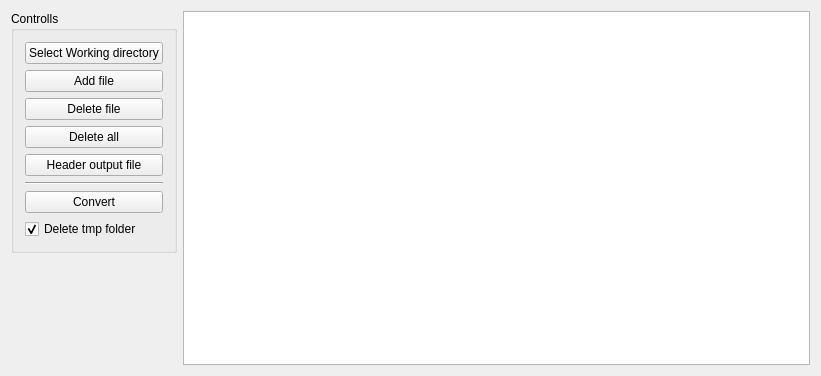
<?xml version="1.0" encoding="UTF-8"?>
<ui version="4.0">
 <class>MainWindow</class>
 <widget class="QMainWindow" name="MainWindow">
  <property name="geometry">
   <rect>
    <x>0</x>
    <y>0</y>
    <width>821</width>
    <height>376</height>
   </rect>
  </property>
  <property name="windowTitle">
   <string>FileToCByteArray</string>
  </property>
  <widget class="QWidget" name="centralWidget">
   <layout class="QGridLayout" name="gridLayout">
    <item row="0" column="0">
     <widget class="QGroupBox" name="groupBox">
      <property name="title">
       <string>Controlls</string>
      </property>
      <layout class="QGridLayout" name="gridLayout_2">
       <item row="3" column="0">
        <widget class="QPushButton" name="delAll">
         <property name="text">
          <string>Delete all</string>
         </property>
        </widget>
       </item>
       <item row="6" column="0">
        <widget class="QPushButton" name="convert">
         <property name="text">
          <string>Convert</string>
         </property>
        </widget>
       </item>
       <item row="5" column="0">
        <widget class="Line" name="line">
         <property name="orientation">
          <enum>Qt::Horizontal</enum>
         </property>
        </widget>
       </item>
       <item row="2" column="0">
        <widget class="QPushButton" name="DelFile">
         <property name="text">
          <string>Delete file</string>
         </property>
        </widget>
       </item>
       <item row="4" column="0">
        <widget class="QPushButton" name="HeaderOutput">
         <property name="text">
          <string>Header output file</string>
         </property>
        </widget>
       </item>
       <item row="1" column="0">
        <widget class="QPushButton" name="AddFile">
         <property name="text">
          <string>Add file</string>
         </property>
        </widget>
       </item>
       <item row="0" column="0">
        <widget class="QPushButton" name="SelWorkDir">
         <property name="text">
          <string>Select Working directory</string>
         </property>
        </widget>
       </item>
       <item row="7" column="0">
        <widget class="QCheckBox" name="deleteTmp">
         <property name="text">
          <string>Delete tmp folder</string>
         </property>
         <property name="checked">
          <bool>true</bool>
         </property>
        </widget>
       </item>
      </layout>
     </widget>
    </item>
    <item row="1" column="0">
     <spacer name="verticalSpacer">
      <property name="orientation">
       <enum>Qt::Vertical</enum>
      </property>
      <property name="sizeHint" stdset="0">
       <size>
        <width>20</width>
        <height>40</height>
       </size>
      </property>
     </spacer>
    </item>
    <item row="0" column="1" rowspan="2">
     <widget class="QListView" name="fileList"/>
    </item>
   </layout>
  </widget>
 </widget>
 <layoutdefault spacing="6" margin="11"/>
 <resources/>
 <connections/>
</ui>
